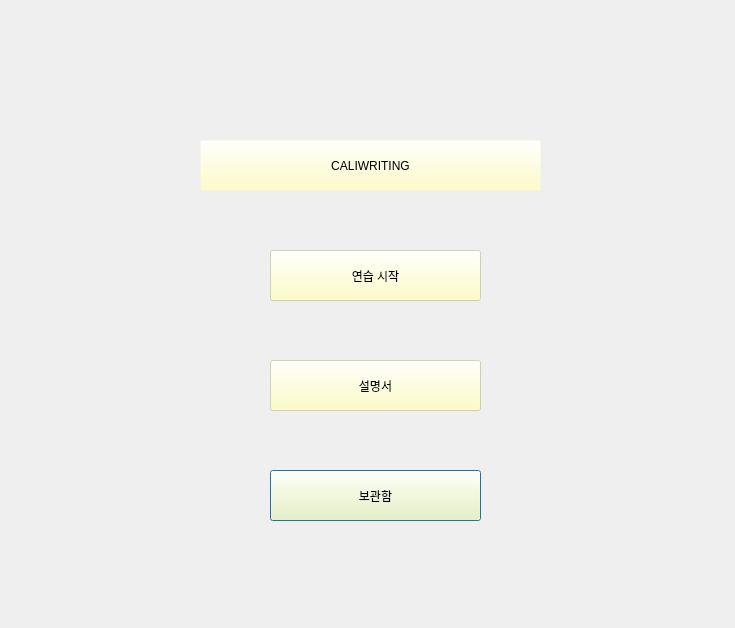
<?xml version="1.0" encoding="UTF-8"?>
<ui version="4.0">
 <class>Dialog</class>
 <widget class="QDialog" name="Dialog">
  <property name="geometry">
   <rect>
    <x>0</x>
    <y>0</y>
    <width>735</width>
    <height>628</height>
   </rect>
  </property>
  <property name="windowTitle">
   <string>Dialog</string>
  </property>
  <property name="styleSheet">
   <string notr="true">background:url(:/newPrefix/image/image.jfif)</string>
  </property>
  <widget class="QPushButton" name="graph">
   <property name="geometry">
    <rect>
     <x>270</x>
     <y>470</y>
     <width>211</width>
     <height>51</height>
    </rect>
   </property>
   <property name="toolTip">
    <string>&lt;html&gt;&lt;head/&gt;&lt;body&gt;&lt;p&gt;&lt;br/&gt;&lt;/p&gt;&lt;/body&gt;&lt;/html&gt;</string>
   </property>
   <property name="styleSheet">
    <string notr="true">background:rgba(254, 255, 185, 150);  font: 20pt &quot;-다정&quot;;
</string>
   </property>
   <property name="text">
    <string>보관함</string>
   </property>
  </widget>
  <widget class="QPushButton" name="practice">
   <property name="geometry">
    <rect>
     <x>270</x>
     <y>250</y>
     <width>211</width>
     <height>51</height>
    </rect>
   </property>
   <property name="styleSheet">
    <string notr="true">background:rgba(254, 255, 185,150);
font: 20pt &quot;-다정&quot;;</string>
   </property>
   <property name="text">
    <string>연습 시작</string>
   </property>
  </widget>
  <widget class="QPushButton" name="explain">
   <property name="geometry">
    <rect>
     <x>270</x>
     <y>360</y>
     <width>211</width>
     <height>51</height>
    </rect>
   </property>
   <property name="styleSheet">
    <string notr="true">background:rgba(254, 255, 185,150);
font: 20pt &quot;-다정&quot;;
</string>
   </property>
   <property name="text">
    <string>설명서</string>
   </property>
  </widget>
  <widget class="QPushButton" name="nothing">
   <property name="geometry">
    <rect>
     <x>200</x>
     <y>140</y>
     <width>341</width>
     <height>51</height>
    </rect>
   </property>
   <property name="styleSheet">
    <string notr="true">background:rgba(254, 255, 185,0);
font: 36pt &quot;-다정&quot;;</string>
   </property>
   <property name="text">
    <string>CALIWRITING</string>
   </property>
  </widget>
 </widget>
 <resources>
  <include location="background8.qrc"/>
 </resources>
 <connections/>
</ui>
